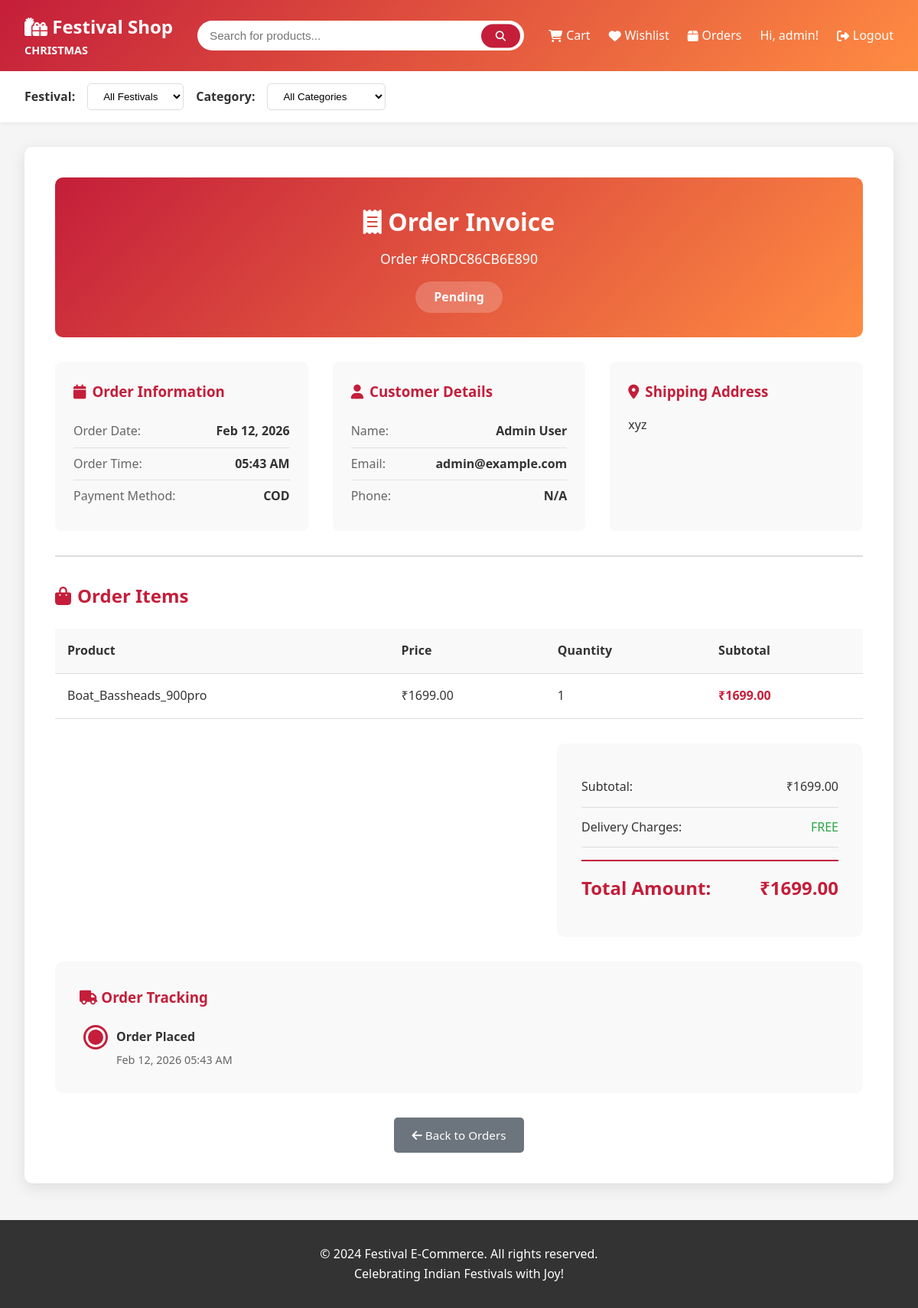
The app's page /order/1/ (signed in) with its own data.
### shop/models.py (models this page shows, shortened)
class Festival(models.Model):
    name = models.CharField(max_length=100)
    slug = models.SlugField(unique=True)
    description = models.TextField()
    start_date = models.DateField()
    end_date = models.DateField()
    is_active = models.BooleanField(default=False)
    theme_color = models.CharField(max_length=7, default='#FF6B35')
    banner_image = models.ImageField(upload_to='festivals/', blank=True)
    created_at = models.DateTimeField(auto_now_add=True)
    class Meta:
        ordering = ['-start_date']

class Order(models.Model):
    STATUS_CHOICES = [
        ('pending', 'Pending'),
        ('processing', 'Processing'),
        ('shipped', 'Shipped'),
        ('delivered', 'Delivered'),
        ('cancelled', 'Cancelled'),
    ]
    user = models.ForeignKey(settings.AUTH_USER_MODEL, on_delete=models.CASCADE, related_name='orders')
    order_number = models.CharField(max_length=100, unique=True)
    total_amount = models.DecimalField(max_digits=10, decimal_places=2)
    discount_amount = models.DecimalField(max_digits=10, decimal_places=2, default=0)
    final_amount = models.DecimalField(max_digits=10, decimal_places=2)
    coupon = models.ForeignKey(Coupon, on_delete=models.SET_NULL, null=True, blank=True)
    status = models.CharField(max_length=20, choices=STATUS_CHOICES, default='pending')
    shipping_address = models.TextField()
    payment_method = models.CharField(max_length=50, default='COD')
    created_at = models.DateTimeField(auto_now_add=True)
    updated_at = models.DateTimeField(auto_now=True)
    class Meta:
        ordering = ['-created_at']

class OrderItem(models.Model):
    order = models.ForeignKey(Order, on_delete=models.CASCADE, related_name='items')
    product = models.ForeignKey(Product, on_delete=models.CASCADE)
    quantity = models.IntegerField()
    price = models.DecimalField(max_digits=10, decimal_places=2)
    @property
    def subtotal(self):
        return self.price * self.quantity

class Product(models.Model):
    name = models.CharField(max_length=200)
    slug = models.SlugField(unique=True, blank=True)
    description = models.TextField()
    price = models.DecimalField(max_digits=10, decimal_places=2)
    discount_price = models.DecimalField(max_digits=10, decimal_places=2, null=True, blank=True)
    category = models.ForeignKey(Category, on_delete=models.CASCADE, related_name='products')
    festivals = models.ManyToManyField(Festival, related_name='products', blank=True)
    image = models.ImageField(upload_to='products/', blank=True, null=True)
    stock = models.IntegerField(default=0)
    rating = models.DecimalField(max_digits=3, decimal_places=2, default=0.0)
    is_featured = models.BooleanField(default=False)
    is_trending = models.BooleanField(default=False)
    created_at = models.DateTimeField(auto_now_add=True)
    updated_at = models.DateTimeField(auto_now=True)
    class Meta:
        ordering = ['-created_at']

### accounts/models.py (models this page shows, shortened)
class User(AbstractUser):
    email = models.EmailField(unique=True)
    phone = models.CharField(max_length=15, blank=True)
    address = models.TextField(blank=True)
    city = models.CharField(max_length=100, blank=True)
    state = models.CharField(max_length=100, blank=True)
    pincode = models.CharField(max_length=10, blank=True)
    is_admin = models.BooleanField(default=False)
    created_at = models.DateTimeField(auto_now_add=True)
    updated_at = models.DateTimeField(auto_now=True)
    class Meta:
        verbose_name = 'User'
        verbose_name_plural = 'Users'

### shop/views.py (the view)
# urls.py: path('order/<int:order_id>/', views.order_detail, name='order_detail'),
@login_required
def order_detail(request, order_id):
    order = get_object_or_404(Order, id=order_id, user=request.user)
    context = {
        'order': order,
    }
    return render(request, 'shop/order_detail.html', context)

### shop/context_processors.py (called while the page is built)
def festival_context(request):
    active_festival = Festival.objects.filter(
        is_active=True,
        start_date__lte=date.today(),
        end_date__gte=date.today()
    ).first()
    categories = Category.objects.all()
    return {
        'active_festival': active_festival,
        'all_categories': categories,
    }

### templates/shop/order_detail.html (shortened to what this page needs)
{% extends 'base.html' %}
{% block content %}
<div class="order-detail">
    <div class="order-header">
        <h1><i class="fas fa-receipt"></i> Order Invoice</h1>
        <p>Order #{{ order.order_number }}</p>
        <span class="order-status-badge">{{ order.get_status_display }}</span>
    </div>
    <div class="order-info-grid">
        <div class="info-section">
            <h3><i class="fas fa-calendar"></i> Order Information</h3>
            <div class="info-row">
                <span class="info-label">Order Date:</span>
                <span class="info-value">{{ order.created_at|date:"M d, Y" }}</span>
            </div>
            <div class="info-row">
                <span class="info-label">Order Time:</span>
                <span class="info-value">{{ order.created_at|time:"h:i A" }}</span>
            </div>
            <div class="info-row">
                <span class="info-label">Payment Method:</span>
                <span class="info-value">{{ order.payment_method }}</span>
            </div>
        </div>
        <div class="info-section">
            <h3><i class="fas fa-user"></i> Customer Details</h3>
            <div class="info-row">
                <span class="info-label">Name:</span>
                <span class="info-value">{{ order.user.get_full_name|default:order.user.username }}</span>
            </div>
            <div class="info-row">
                <span class="info-label">Email:</span>
                <span class="info-value">{{ order.user.email }}</span>
            </div>
            <div class="info-row">
                <span class="info-label">Phone:</span>
                <span class="info-value">{{ order.user.phone|default:"N/A" }}</span>
            </div>
        </div>
        <div class="info-section">
            <h3><i class="fas fa-map-marker-alt"></i> Shipping Address</h3>
            <p style="color: var(--text-color); line-height: 1.6;">{{ order.shipping_address }}</p>
        </div>
    </div>
    <div class="order-items-section">
        <h2><i class="fas fa-shopping-bag"></i> Order Items</h2>
        <table class="order-items-table">
            <thead>
                <tr>
                    <th>Product</th>
                    <th>Price</th>
                    <th>Quantity</th>
                    <th>Subtotal</th>
                </tr>
            </thead>
            <tbody>
                {% for item in order.items.all %}
                <tr>
                    <td>{{ item.product.name }}</td>
                    <td>₹{{ item.price|floatformat:2 }}</td>
                    <td>{{ item.quantity }}</td>
                    <td style="font-weight: 600; color: var(--primary-color);">₹{{ item.subtotal|floatformat:2 }}</td>
                </tr>
                {% endfor %}
            </tbody>
        </table>
    </div>
    <div class="order-summary">
        <div class="summary-row">
            <span>Subtotal:</span>
            <span>₹{{ order.total_amount|floatformat:2 }}</span>
        </div>
        <div class="summary-row">
            <span>Delivery Charges:</span>
            <span style="color: #28a745;">FREE</span>
        </div>
        <div class="summary-row total">
            <span>Total Amount:</span>
            <span>₹{{ order.final_amount|floatformat:2 }}</span>
        </div>
    </div>
    <div class="tracking-timeline">
        <h3><i class="fas fa-truck"></i> Order Tracking</h3>
        <div class="timeline">
            <div class="timeline-item">
                <div class="timeline-content">Order Placed</div>
                <div class="timeline-date">{{ order.created_at|date:"M d, Y h:i A" }}</div>
            </div>
        </div>
    </div>
    <div style="margin-top: 2rem; text-align: center;">
        <a href="{% url 'order_list' %}" class="btn btn-secondary">
            <i class="fas fa-arrow-left"></i> Back to Orders
        </a>
    </div>
</div>
{% endblock %}

### templates/base.html (shortened to what this page needs)
<!DOCTYPE html>
<html lang="en">
<head>
    <link rel="stylesheet" href="https://cdnjs.cloudflare.com/ajax/libs/font-awesome/6.4.0/css/all.min.css">
</head>
<body>
    <nav class="navbar">
        <div class="nav-container">
            <a href="{% url 'home' %}" class="nav-brand">
                <i class="fas fa-gifts"></i> Festival Shop
                {% if active_festival %}
                    <small style="font-size: 0.6em; display: block;">{{ active_festival.name }}</small>
                {% endif %}
            </a>
            <div class="nav-search">
                <form action="{% url 'product_list' %}" method="get">
                    <input type="text" name="search" placeholder="Search for products..." value="{{ search_query }}">
                    <button type="submit"><i class="fas fa-search"></i></button>
                </form>
            </div>
            <div class="nav-links">
                {% if user.is_authenticated %}
                    <a href="{% url 'cart' %}">
                        <i class="fas fa-shopping-cart"></i> Cart
                    </a>
                    <a href="{% url 'wishlist' %}">
                        <i class="fas fa-heart"></i> Wishlist
                    </a>
                    <a href="{% url 'order_list' %}">
                        <i class="fas fa-box"></i> Orders
                    </a>
                    <span>Hi, {{ user.username }}!</span>
                    <a href="{% url 'logout' %}">
                        <i class="fas fa-sign-out-alt"></i> Logout
                    </a>
                {% endif %}
            </div>
        </div>
    </nav>
    {% if user.is_authenticated %}
    <div class="filter-bar">
        <div class="filter-container">
            <label><strong>Festival:</strong></label>
            <select onchange="window.location.href='?festival='+this.value">
                <option value="">All Festivals</option>
            </select>
            <label><strong>Category:</strong></label>
            <select onchange="window.location.href='{% url 'product_list' %}?category='+this.value">
                <option value="">All Categories</option>
            </select>
        </div>
    </div>
    {% endif %}
    <div class="container">
        {% block content %}{% endblock %}
    </div>
    <footer class="footer">
        <p>&copy; 2024 Festival E-Commerce. All rights reserved.</p>
        <p>Celebrating Indian Festivals with Joy!</p>
    </footer>
</body>
</html>

### templates/shop/order_detail.html (style rules this page uses)
.order-detail { background: white; padding: 2.5rem; border-radius: 10px; box-shadow: 0 5px 20px rgba(0,0,0,0.1); }
.order-header { text-align: center; padding: 2rem; background: linear-gradient(135deg, var(--primary-color), #ff8c42); color: white; border-radius: 10px; margin-bottom: 2rem; }
.order-header h1 { margin-bottom: 0.5rem; }
.order-header p { font-size: 1.1rem; }
.order-status-badge { display: inline-block; padding: 0.5rem 1.5rem; border-radius: 25px; font-weight: bold; margin-top: 1rem; background: rgba(255, 255, 255, 0.2); }
.order-info-grid { display: grid; grid-template-columns: repeat(auto-fit, minmax(250px, 1fr)); gap: 2rem; margin-bottom: 2rem; padding-bottom: 2rem; border-bottom: 2px solid var(--border-color); }
.info-section { background: #f9f9f9; padding: 1.5rem; border-radius: 8px; }
.info-section h3 { color: var(--primary-color); margin-bottom: 1rem; display: flex; align-items: center; gap: 0.5rem; }
.info-row { display: flex; justify-content: space-between; padding: 0.5rem 0; border-bottom: 1px solid #e0e0e0; }
.info-row:last-child { border-bottom: none; }
.info-label { color: #666; }
.info-value { font-weight: 600; text-align: right; }
.order-items-section { margin-bottom: 2rem; }
.order-items-section h2 { color: var(--primary-color); margin-bottom: 1.5rem; display: flex; align-items: center; gap: 0.5rem; }
.order-items-table { width: 100%; border-collapse: collapse; }
.order-items-table th, .order-items-table td { padding: 1rem; text-align: left; border-bottom: 1px solid var(--border-color); }
.order-items-table th { background: #f9f9f9; font-weight: 600; color: var(--text-color); }
.order-summary { background: #f9f9f9; padding: 2rem; border-radius: 10px; max-width: 400px; margin-left: auto; }
.summary-row { display: flex; justify-content: space-between; padding: 0.8rem 0; border-bottom: 1px solid var(--border-color); }
.summary-row.total { font-size: 1.5rem; font-weight: bold; color: var(--primary-color); border-bottom: none; margin-top: 1rem; border-top: 2px solid var(--primary-color); padding-top: 1rem; }
.tracking-timeline { margin-top: 2rem; padding: 2rem; background: #f9f9f9; border-radius: 10px; }
.tracking-timeline h3 { color: var(--primary-color); margin-bottom: 1.5rem; }
.timeline { position: relative; padding-left: 3rem; }
.timeline-item { position: relative; padding-bottom: 2rem; }
.timeline-item:last-child { padding-bottom: 0; }
.timeline-item::before { content: ''; position: absolute; left: -2.5rem; top: 0; width: 20px; height: 20px; border-radius: 50%; background: var(--primary-color); border: 3px solid white; box-shadow: 0 0 0 3px var(--primary-color); }
.timeline-item::after { content: ''; position: absolute; left: -2.1rem; top: 20px; width: 2px; height: 100%; background: var(--border-color); }
.timeline-item:last-child::after { display: none; }
.timeline-content { font-weight: 600; }
.timeline-date { color: #666; font-size: 0.9rem; margin-top: 0.3rem; }

### records on screen
Festival: name "CHRISTMAS"
User: username "admin"
Order: order_number "ORDC86CB6E890", status "Pending", created_at "Feb 12, 2026", created_at "05:43 AM", payment_method "COD", user.get_full_name "Admin User", user.email "admin@example.com", user.phone "N/A", shipping_address "xyz", total_amount "1699.00", final_amount "1699.00", created_at "Feb 12, 2026 05:43 AM"
OrderItem: product.name "Boat_Bassheads_900pro", price "1699.00", quantity "1", subtotal "1699.00"
